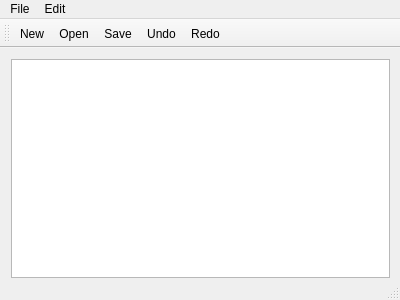
<?xml version="1.0" encoding="UTF-8"?>
<ui version="4.0">
 <class>MainWindow</class>
 <widget class="QMainWindow" name="MainWindow">
  <property name="geometry">
   <rect>
    <x>0</x>
    <y>0</y>
    <width>400</width>
    <height>300</height>
   </rect>
  </property>
  <property name="windowTitle">
   <string>MainWindow</string>
  </property>
  <widget class="QWidget" name="centralWidget">
   <widget class="QWidget" name="verticalLayoutWidget">
    <property name="geometry">
     <rect>
      <x>0</x>
      <y>0</y>
      <width>401</width>
      <height>241</height>
     </rect>
    </property>
    <layout class="QVBoxLayout" name="verticalLayout">
     <item>
      <widget class="QTextEdit" name="textEdit"/>
     </item>
    </layout>
   </widget>
  </widget>
  <widget class="QMenuBar" name="menuBar">
   <property name="geometry">
    <rect>
     <x>0</x>
     <y>0</y>
     <width>400</width>
     <height>22</height>
    </rect>
   </property>
   <widget class="QMenu" name="menuFile">
    <property name="title">
     <string>File</string>
    </property>
    <addaction name="actionNew"/>
    <addaction name="actionOpen"/>
    <addaction name="actionSave"/>
    <addaction name="actionExit"/>
   </widget>
   <widget class="QMenu" name="menuEdit">
    <property name="title">
     <string>Edit</string>
    </property>
    <addaction name="actionCopy"/>
    <addaction name="actionPaste"/>
    <addaction name="actionUndo"/>
    <addaction name="actionRedo"/>
   </widget>
   <addaction name="menuFile"/>
   <addaction name="menuEdit"/>
  </widget>
  <widget class="QToolBar" name="mainToolBar">
   <attribute name="toolBarArea">
    <enum>TopToolBarArea</enum>
   </attribute>
   <attribute name="toolBarBreak">
    <bool>false</bool>
   </attribute>
   <addaction name="actionNew"/>
   <addaction name="actionOpen"/>
   <addaction name="actionSave"/>
   <addaction name="actionUndo"/>
   <addaction name="actionRedo"/>
  </widget>
  <widget class="QStatusBar" name="statusBar"/>
  <action name="actionNew">
   <property name="icon">
    <iconset resource="images.qrc">
     <normaloff>:/images/new.png</normaloff>:/images/new.png</iconset>
   </property>
   <property name="text">
    <string>New</string>
   </property>
  </action>
  <action name="actionOpen">
   <property name="icon">
    <iconset resource="images.qrc">
     <normaloff>:/images/open.png</normaloff>:/images/open.png</iconset>
   </property>
   <property name="text">
    <string>Open</string>
   </property>
  </action>
  <action name="actionSave">
   <property name="icon">
    <iconset resource="images.qrc">
     <normaloff>:/images/save.png</normaloff>:/images/save.png</iconset>
   </property>
   <property name="text">
    <string>Save</string>
   </property>
  </action>
  <action name="actionExit">
   <property name="icon">
    <iconset resource="images.qrc">
     <normaloff>:/images/exit.png</normaloff>:/images/exit.png</iconset>
   </property>
   <property name="text">
    <string>End</string>
   </property>
  </action>
  <action name="actionCopy">
   <property name="icon">
    <iconset>
     <normalon>:/images/copy.png</normalon>
    </iconset>
   </property>
   <property name="text">
    <string>Copy</string>
   </property>
  </action>
  <action name="actionPaste">
   <property name="icon">
    <iconset resource="images.qrc">
     <normaloff>:/images/paste.png</normaloff>:/images/paste.png</iconset>
   </property>
   <property name="text">
    <string>Paste</string>
   </property>
  </action>
  <action name="actionUndo">
   <property name="icon">
    <iconset resource="images.qrc">
     <normaloff>:/images/undo.png</normaloff>:/images/undo.png</iconset>
   </property>
   <property name="text">
    <string>Undo</string>
   </property>
  </action>
  <action name="actionRedo">
   <property name="icon">
    <iconset resource="images.qrc">
     <normaloff>:/images/redo.png</normaloff>:/images/redo.png</iconset>
   </property>
   <property name="text">
    <string>Redo</string>
   </property>
  </action>
 </widget>
 <layoutdefault spacing="6" margin="11"/>
 <resources>
  <include location="images.qrc"/>
 </resources>
 <connections/>
</ui>
